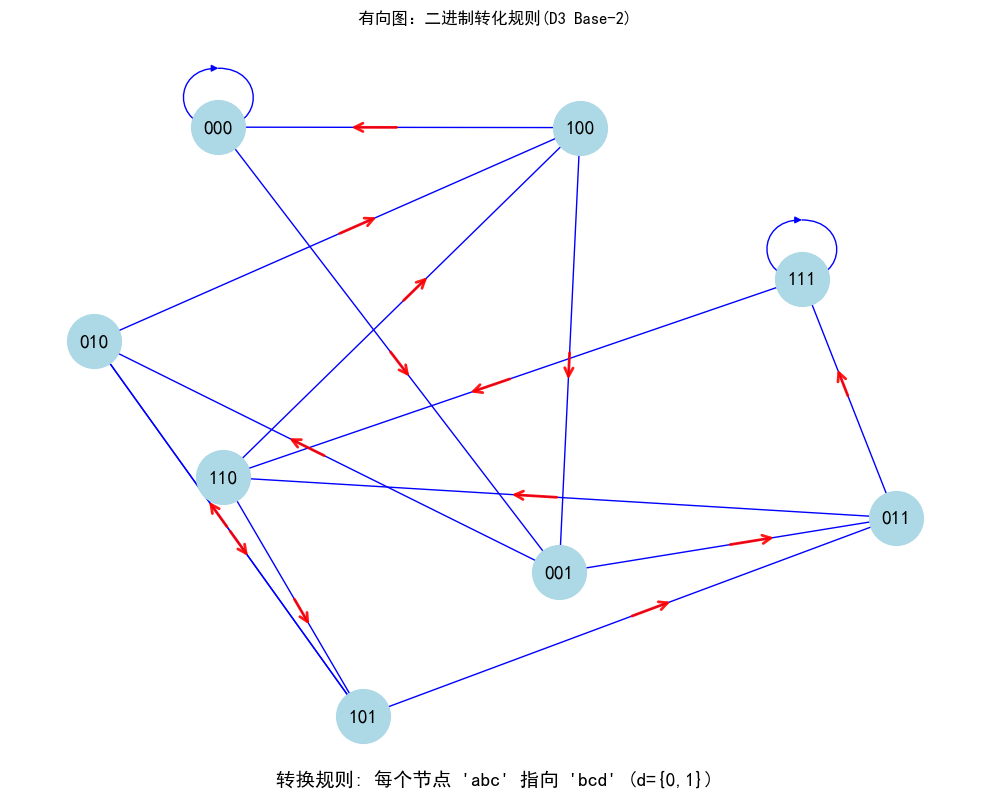

This figure's Python source:
import networkx as nx
import matplotlib.pyplot as plt

from graph_utils.graph_drawer import draw_arrow_on_edges
# 解决中文显示问题
plt.rcParams['font.sans-serif'] = ['SimHei']  # 使用黑体
plt.rcParams['axes.unicode_minus'] = False    # 正常显示负号

## 创建有向图
G = nx.DiGraph()

# 所有3位二进制数(顶点)
vertices = [f"{i:03b}" for i in range(8)]

# 添加顶点
G.add_nodes_from( vertices )

# 定义边的规则:x=x1x2x3->y=x2x30或x2x31
for x in vertices:
    x1,x2,x3 = x[0],x[1],x[2]
    y1 = x2+x3+'0'
    y2 = x2+x3+'1'
    G.add_edge(x, y1)
    G.add_edge(x, y2)

# 绘制图形
plt.figure(figsize=(10,8))
pos = nx.spring_layout(G,seed=42) #使用spring 布局

# 绘制节点和边
nx.draw_networkx_nodes(G, pos,node_size=1500,node_color='lightblue')
nx.draw_networkx_edges(G, pos, arrows=False,edge_color='b' )
# 绘制箭头
draw_arrow_on_edges(G, pos, position=0.5, arrowstyle='->', color='red', mutation_scale=15, lw=2, alpha=0.9)
# 标注顶点
nx.draw_networkx_labels(G, pos, font_size=14, font_color='black')
#设置标题和调整布局
plt.title('有向图：二进制转化规则(D3 Base-2)')
plt.axis('off')
plt.tight_layout(pad=3.0)  # 增加内边距
plt.tight_layout()
# 添加图例解释
plt.figtext(0.5, 0.01,
            "转换规则: 每个节点 'abc' 指向 'bcd' (d={0,1})",
            ha='center', fontsize=14)
#plt.show()
plt.savefig('1-1-1-a.png', bbox_inches='tight')